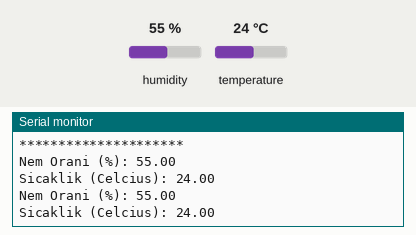
Simulated run of this sketch. Board: Arduino Uno, built with avr-gcc and run on an emulated ATmega328P. Shown: the last lines printed to the serial monitor. The inputs (shaded band) are chosen by the test bench; at power-on: humidity 55 %, temperature 24 °C.

Above: at 2.8 s.
2.9 s: humidity set to 22 %
At 5.3 s:
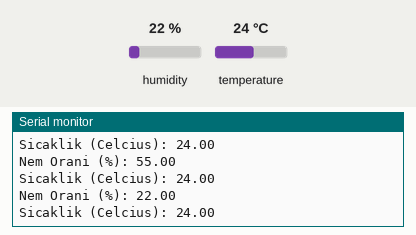
5.6 s: temperature set to 12 °C
At 6.6 s:
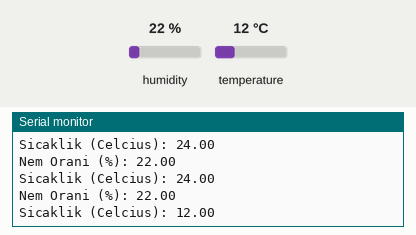
8.3 s: humidity set to 40 %
At 8.3 s:
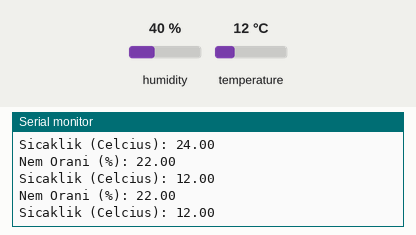
Timing chart, 0 to 11.3 s (numbered marks = the images above; inputs shaded):
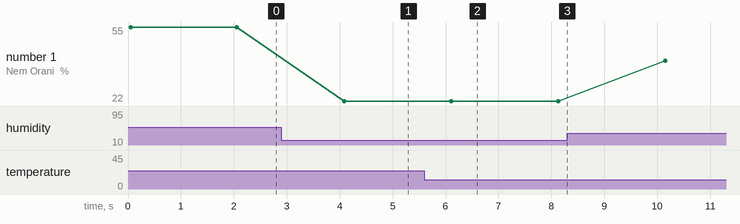

The sketch:

sketch_feb26a.ino
```cpp
//Beetech yazılım hizmetleri
// Sıcaklık nem okuma

#include <dht11.h> // dht11 kütüphanesini ekliyoruz.

int DHT11_pin=2; // DHT11_pin olarak Dijital 2'yi belirliyoruz.
dht11 DHT11_sensor; // DHT11_sensor adında bir DHT11 nesnesi oluşturduk.

void setup()
{
  Serial.begin(9600); // Seri iletişimi başlatıyoruz.
  Serial.println("beetech");
  Serial.println("akıllı sistem");
  Serial.println("*********************");
}

void loop()
{
  // Sensörün okunup okunmadığını konrol ediliyor.

  int chk = DHT11_sensor.read(DHT11_pin);

  // Sensörden gelen verileri serial monitörde yazdırıyoruz.
  Serial.print("Nem Orani (%): ");
  Serial.println((float)DHT11_sensor.humidity, 2);

  Serial.print("Sicaklik (Celcius): ");
  Serial.println((float)DHT11_sensor.temperature, 2);


  delay(2000);

}
```

Measured:
- after the input at 2.9 s, the serial monitor: prints a new line after 1.2 s (image 1)
- after the input at 5.6 s, the serial monitor: prints a new line after 0.53 s (image 2)
- plotted number 1: 55 → 22 after the input at 2.9 s, 22 → 40 after the input at 8.3 s
